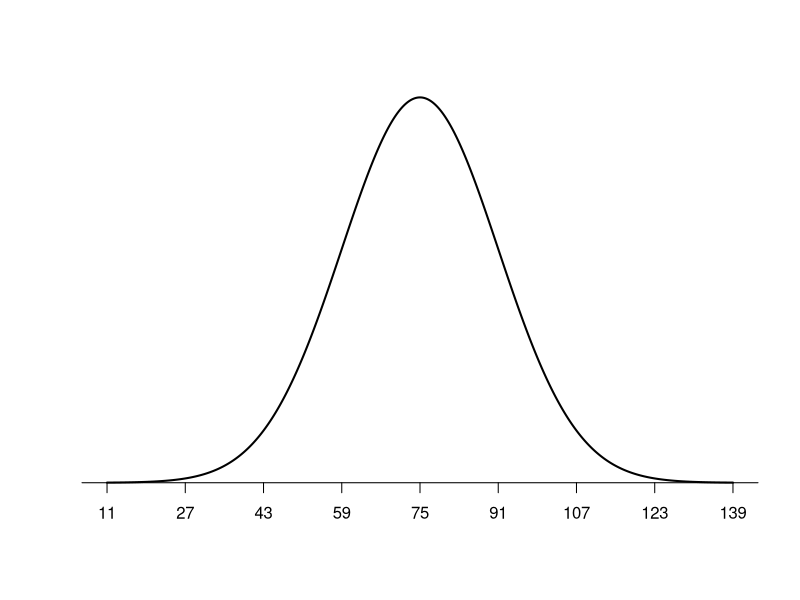
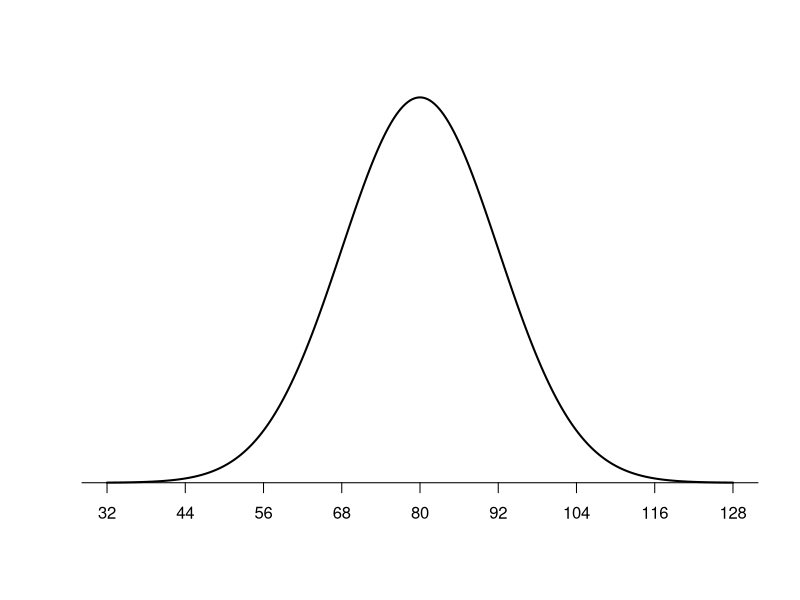
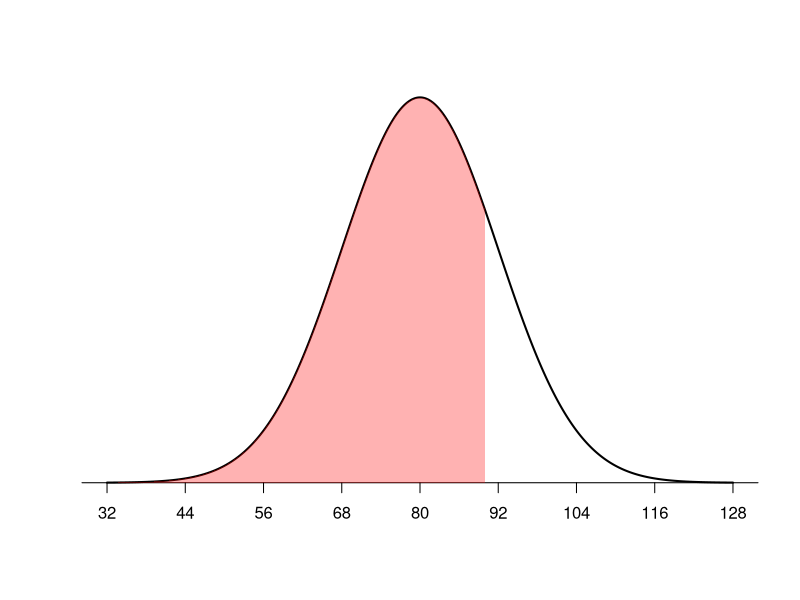
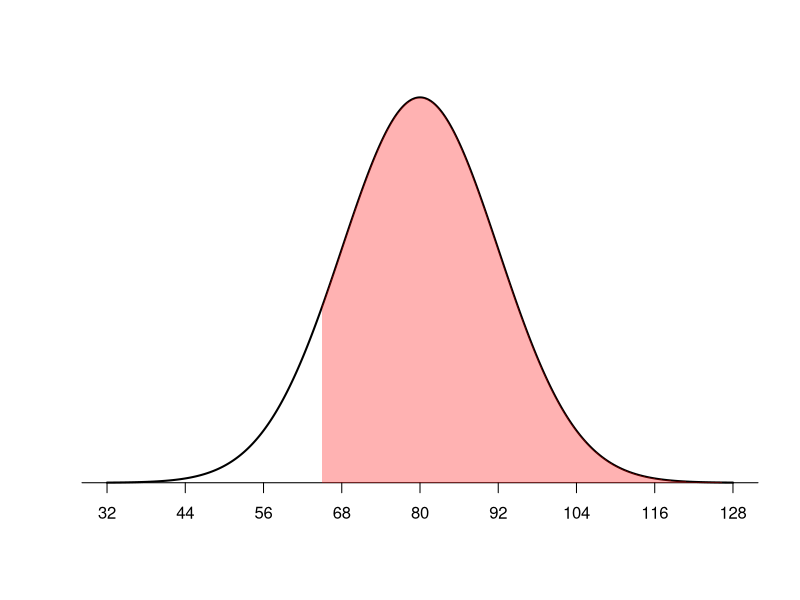
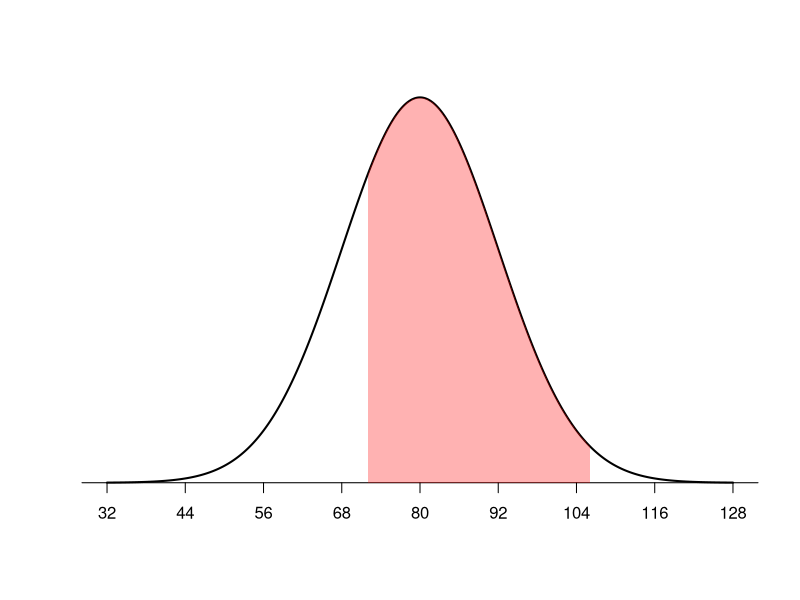

Recreate these plots in R, in order.
## ---- chunk 1
#Normal Curve example
population_mean <- 75
population_sd <- 16

#define upper and lower bound
lower_bound <- population_mean - population_sd
upper_bound <- population_mean + population_sd

#Create a sequence of 1000 x values based on population mean and standard deviation
x <- seq(-4, 4, length = 1000) * population_sd + population_mean

#create a vector of values that shows the height of the probability distribution
#for each value in x
y <- dnorm(x, population_mean, population_sd)

#plot normal distribution with customized x-axis labels
plot(x,y, type = "l", lwd = 2, axes = FALSE, xlab = "",
     ylab = "")
sd_axis_bounds = 5
axis_bounds <- seq(-sd_axis_bounds * population_sd + population_mean,
                   sd_axis_bounds * population_sd + population_mean,
                   by = population_sd)
axis(side = 1, at = axis_bounds, pos = 0)
## ---- chunk 2
pnorm(1)
## ---- chunk 3
pnorm(1) - .50
## ---- chunk 4
#Gasoline additive example
population_mean <- 80
population_sd <- 12

#define upper and lower bound
lower_bound <- population_mean - population_sd
upper_bound <- population_mean + population_sd

#Create a sequence of 1000 x values based on population mean and standard deviation
x <- seq(-4, 4, length = 1000) * population_sd + population_mean

#create a vector of values that shows the height of the probability distribution
#for each value in x
y <- dnorm(x, population_mean, population_sd)

#plot normal distribution with customized x-axis labels
plot(x,y, type = "l", lwd = 2, axes = FALSE, xlab = "",
     ylab = "")
sd_axis_bounds = 5
axis_bounds <- seq(-sd_axis_bounds * population_sd + population_mean,
                   sd_axis_bounds * population_sd + population_mean,
                   by = population_sd)
axis(side = 1, at = axis_bounds, pos = 0)
## ---- chunk 5
#Specify mean and standard deviation
population_mean <- 80
population_sd <- 12

#define upper and lower bound
lower_bound <- population_mean - population_sd
upper_bound <- population_mean + population_sd

#Create a sequence of 1000 x values based on population mean and standard deviation
x <- seq(-4, 4, length = 1000) * population_sd + population_mean

#create a vector of values that shows the height of the probability distribution
#for each value in x
y <- dnorm(x, population_mean, population_sd)

#plot normal distribution with customized x-axis labels
plot(x,y, type = "l", lwd = 2, axes = FALSE, xlab = "",
     ylab = "")
sd_axis_bounds = 5
axis_bounds <- seq(-sd_axis_bounds * population_sd + population_mean,
                   sd_axis_bounds * population_sd + population_mean,
                   by = population_sd)
axis(side = 1, at = axis_bounds, pos = 0)

#Shade area
x_adj <- seq(30, 90)

y_adj <- dnorm(x_adj, population_mean, population_sd)

polygon(c(x_adj, rev(x_adj)), 
        c(y_adj, rep(0, length(y_adj))),
        col = adjustcolor('red', alpha=0.3), border = NA)
## ---- chunk 6
(90-80)/12
## ---- chunk 7
pnorm(.83)
## ---- chunk 8
#Specify mean and standard deviation
population_mean <- 80
population_sd <- 12

#define upper and lower bound
lower_bound <- population_mean - population_sd
upper_bound <- population_mean + population_sd

#Create a sequence of 1000 x values based on population mean and standard deviation
x <- seq(-4, 4, length = 1000) * population_sd + population_mean

#create a vector of values that shows the height of the probability distribution
#for each value in x
y <- dnorm(x, population_mean, population_sd)

#plot normal distribution with customized x-axis labels
plot(x,y, type = "l", lwd = 2, axes = FALSE, xlab = "",
     ylab = "")
sd_axis_bounds = 5
axis_bounds <- seq(-sd_axis_bounds * population_sd + population_mean,
                   sd_axis_bounds * population_sd + population_mean,
                   by = population_sd)
axis(side = 1, at = axis_bounds, pos = 0)

#Shade area
x_adj <- seq(65, 130)

y_adj <- dnorm(x_adj, population_mean, population_sd)

polygon(c(x_adj, rev(x_adj)), 
        c(y_adj, rep(0, length(y_adj))),
        col = adjustcolor('red', alpha=0.3), border = NA)
## ---- chunk 9
(65-80)/12
## ---- chunk 10
1.00 - pnorm(-1.25)
## ---- chunk 11
#Specify mean and standard deviation
population_mean <- 80
population_sd <- 12

#define upper and lower bound
lower_bound <- population_mean - population_sd
upper_bound <- population_mean + population_sd

#Create a sequence of 1000 x values based on population mean and standard deviation
x <- seq(-4, 4, length = 1000) * population_sd + population_mean

#create a vector of values that shows the height of the probability distribution
#for each value in x
y <- dnorm(x, population_mean, population_sd)

#plot normal distribution with customized x-axis labels
plot(x,y, type = "l", lwd = 2, axes = FALSE, xlab = "",
     ylab = "")
sd_axis_bounds = 5
axis_bounds <- seq(-sd_axis_bounds * population_sd + population_mean,
                   sd_axis_bounds * population_sd + population_mean,
                   by = population_sd)
axis(side = 1, at = axis_bounds, pos = 0)

#Shade area
x_adj <- seq(72, 106)

y_adj <- dnorm(x_adj, population_mean, population_sd)

polygon(c(x_adj, rev(x_adj)), 
        c(y_adj, rep(0, length(y_adj))),
        col = adjustcolor('red', alpha=0.3), border = NA)
## ---- chunk 12
z1 <- (72-80)/12
z2 <- (106-80)/12
pnorm(z2) - pnorm(z1)
